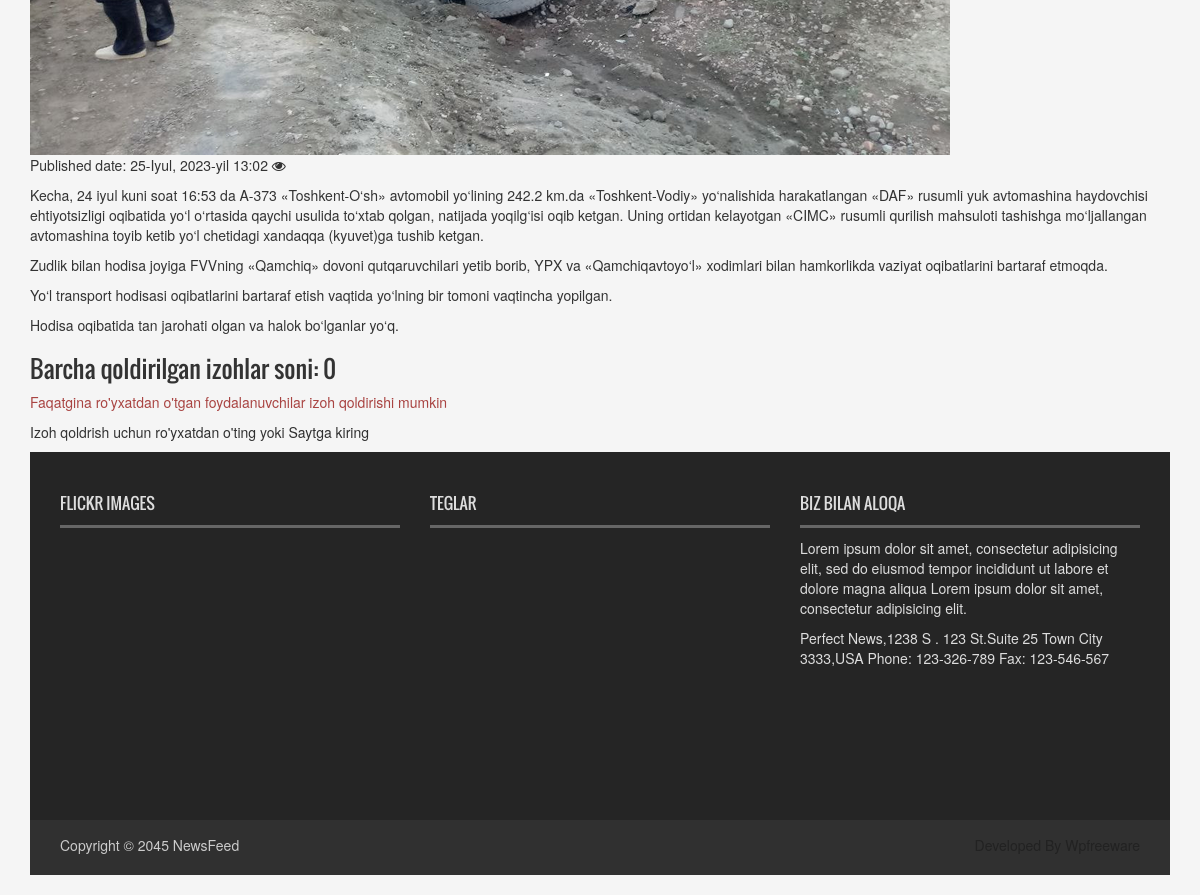
The app's page /news/kamchiq-dovonida-yuk-avtomobili-aganab-chuqurga-tushib-ketdi/ (lower part), older data.
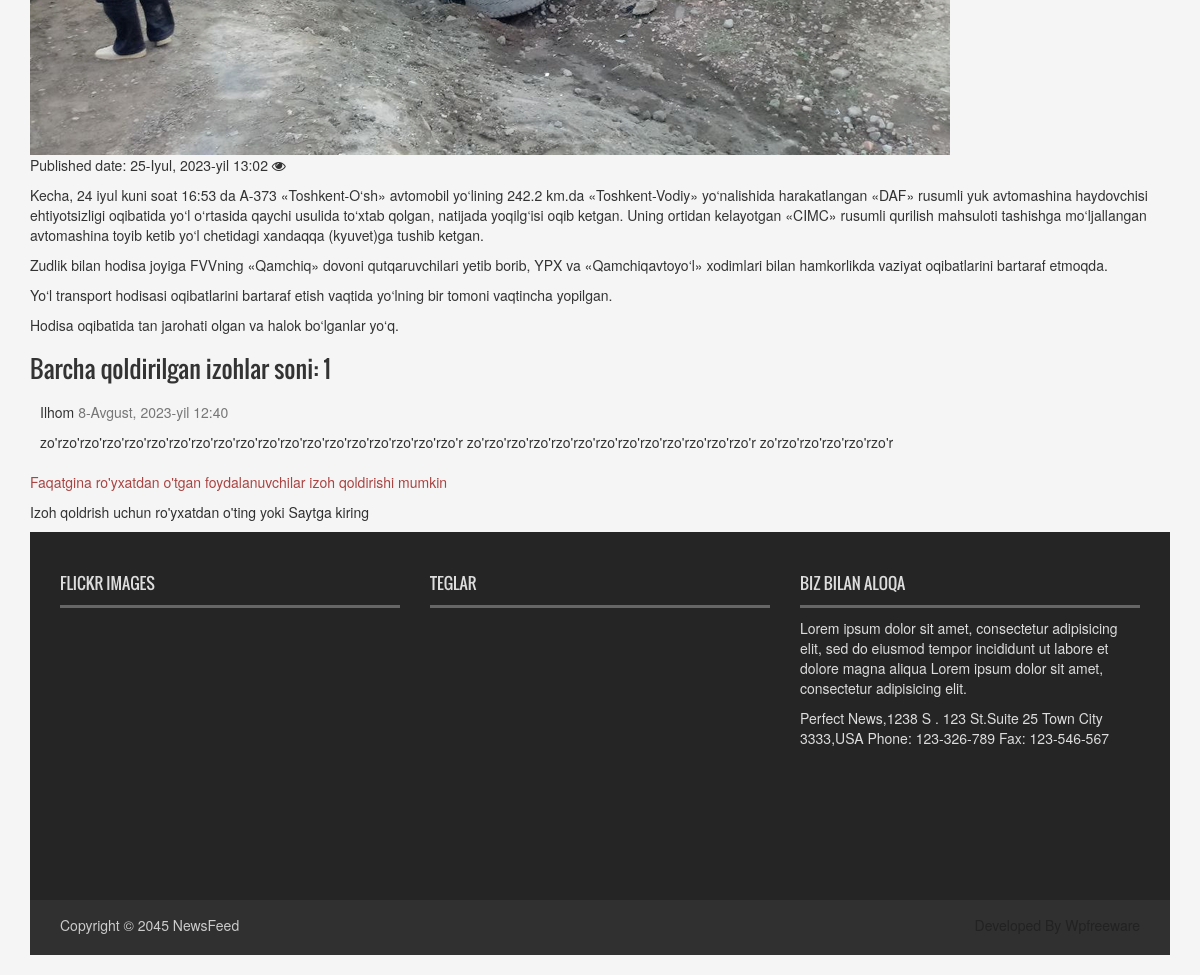
The same page, newer data.
### news_app/models.py (models this page shows, shortened)
class Comment(models.Model):
    news=models.ForeignKey(News, on_delete=models.CASCADE, related_name='comments')
    user=models.ForeignKey(User, on_delete=models.CASCADE, related_name='comments')
    body=models.TextField()
    created_time=models.DateTimeField(auto_now_add=True)
    active=models.BooleanField(default=True)
    class Meta:
        ordering=['created_time']

### news_app/views.py (the view)
# urls.py: path('news/<slug:news>/', news_detail, name='news_detail_page'),
def news_detail(request, news):
    news=get_object_or_404(News, slug=news, status=News.Status.Published)
    context={}
    hit_count=get_hitcount_model().objects.get_for_object(news)
    hits=hit_count.hits
    hitcontext=context['hitcount'] = {'pk':hit_count.pk}
    hit_count_mixin=HitCountMixin
    hit_count_response = hit_count_mixin.hit_count(request, hit_count)
    if hit_count_response.hit_counted:
        hits+=1
        hitcontext['hit_counted']=hit_count_response.hit_counted
        hitcontext['hit_message']=hit_count_response.hit_message
        hitcontext['total_hits']=hits
    comments=news.comments.filter(active=True)
    comment_count=comments.count()
    new_comment=None
    if request.method=='POST':
        comment_form=CommentForm(data=request.POST)
        if comment_form.is_valid():
            new_comment=comment_form.save(commit=False)
            new_comment.news=news
            new_comment.user=request.user
            new_comment.save()
            comment_form=CommentForm()
    else:
        comment_form=CommentForm()
    context={
        'news':news,
        'new_comment':new_comment,
        'comments':comments,
        'comment_form':comment_form,
        'comment_count':comment_count
    }
    return render(request, 'news/news_detail.html', context)

### news_app/context_processor.py (called while the page is built)
def latest_news(request):
    latest_news=News.published.all().order_by('-publish_time')
    context={
        'latest_news':latest_news
    }
    return context

### news_app/models.py (called while the page is built)
    def get_queryset(self):
        return super().get_queryset().filter(status=News.Status.Published)

### templates/news/news_detail.html (shortened to what this page needs)
{% extends 'news/base.html' %}
{% load static %}
{% load hitcount_tags %}
{% block content %}
   <img src="{{news.image.url}}" alt="">
   <p>Published date: {{news.publish_time}}   <i class="fa fa-eye" aria-hidden="true"></i> {% get_hit_count for news %} </p>
   <p>{{ news.body | linebreaks }}</p>
<h3>Barcha qoldirilgan izohlar soni: {{ comment_count }}</h3>
   {% for comment in comments %}
   <div class="comments" style="padding: 10px;">
   <p class="font-weight-bold">
      {{comment.user}}
      <span class="text-muted font-weight-normal">
         {{comment.created_time}}
      </span>
   </p>
   {{comment.body | linebreaks}}
   </div>
   {% endfor %}
{% if request.user.is_authenticated %}
   <div class="col-md-8" card mb-4  mt-3>
      <div class="card-body">
         <h3>Izoh qoldirish</h3>
         <form action="" method="post">{% csrf_token%}
            {{comment_form.as_p}}
            <button type="submit" class="btn btn-primary btn-lg">
               Yuborish
            </button>
         </form>
      </div>
   </div>
   {% else %}
   <div clas="card-body">
      <p class="text-danger">Faqatgina ro'yxatdan o'tgan foydalanuvchilar izoh qoldirishi mumkin</p>
      <p>
         Izoh qoldrish uchun <a href="{% url 'user_register' %}">ro'yxatdan o'ting </a> yoki <a href="{% url 'login' %}">Saytga kiring</a>
      </p>
   </div>
   {% endif %}
{% endblock content %}

Row changes from the older to the newer data that the page shows:
added Comment: user "Ilhom", created_time "8-Avgust, 2023-yil 12:40", body "zo'rzo'rzo'rzo'rzo'rzo'rzo'rzo'rzo'rzo'rzo'rzo'rzo'rzo'rzo'rzo'rzo'rzo'rzo'r zo'rzo'rzo'rzo'rzo'rzo'rzo'rzo'rzo'rzo'rzo'rzo'rzo'r zo'rzo'rzo'rzo'rzo'rzo'r"
Text that changed along with them:
{{ comment_count }}: "0" → "1"
